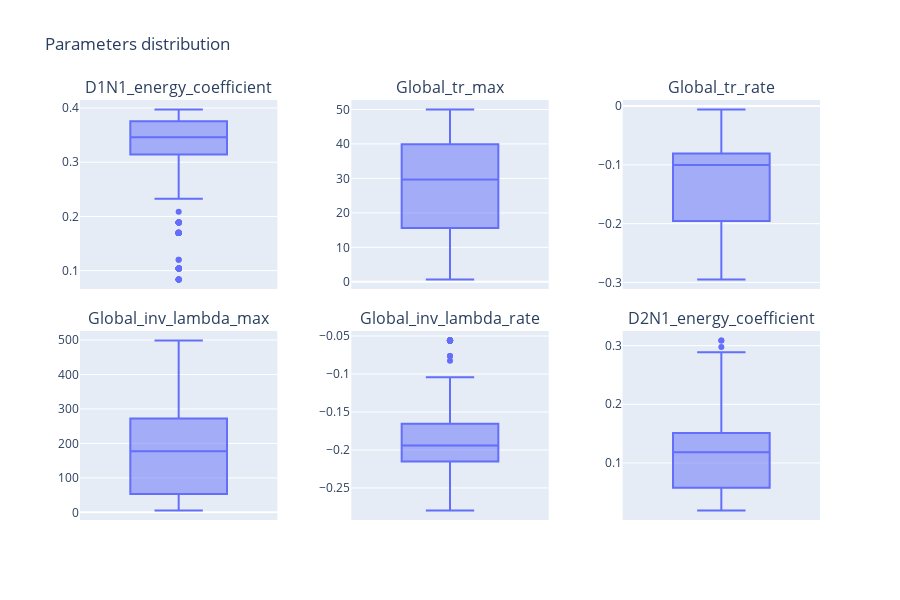

Write notebook code for a chart like this one.
### Code cell
viewer.box_plot(3, nbest=1000)

### Figure 1 — Plotly figure (JSON) as saved in the notebook; plotly's stock layout.template omitted (floating-point values rounded to 4 significant figures; data arrays with more than 128 entries replaced by an {"elided": "..."} marker saying what was removed)
{"data": [{"alignmentgroup": "True", "hovertemplate": "D1N1_energy_coefficient=%{y}<extra></extra>", "legendgroup": "", "marker": {"color": "#636efa"}, "name": "", "notched": false, "offsetgroup": "", "orientation": "v", "showlegend": false, "type": "box", "x0": " ", "xaxis": "x", "y": {"elided": "1000 float values"}, "y0": " ", "yaxis": "y"}, {"alignmentgroup": "True", "hovertemplate": "Global_tr_max=%{y}<extra></extra>", "legendgroup": "", "marker": {"color": "#636efa"}, "name": "", "notched": false, "offsetgroup": "", "orientation": "v", "showlegend": false, "type": "box", "x0": " ", "xaxis": "x2", "y": {"elided": "1000 float values"}, "y0": " ", "yaxis": "y2"}, {"alignmentgroup": "True", "hovertemplate": "Global_tr_rate=%{y}<extra></extra>", "legendgroup": "", "marker": {"color": "#636efa"}, "name": "", "notched": false, "offsetgroup": "", "orientation": "v", "showlegend": false, "type": "box", "x0": " ", "xaxis": "x3", "y": {"elided": "1000 float values"}, "y0": " ", "yaxis": "y3"}, {"alignmentgroup": "True", "hovertemplate": "Global_inv_lambda_max=%{y}<extra></extra>", "legendgroup": "", "marker": {"color": "#636efa"}, "name": "", "notched": false, "offsetgroup": "", "orientation": "v", "showlegend": false, "type": "box", "x0": " ", "xaxis": "x4", "y": {"elided": "1000 float values"}, "y0": " ", "yaxis": "y4"}, {"alignmentgroup": "True", "hovertemplate": "Global_inv_lambda_rate=%{y}<extra></extra>", "legendgroup": "", "marker": {"color": "#636efa"}, "name": "", "notched": false, "offsetgroup": "", "orientation": "v", "showlegend": false, "type": "box", "x0": " ", "xaxis": "x5", "y": {"elided": "1000 float values"}, "y0": " ", "yaxis": "y5"}, {"alignmentgroup": "True", "hovertemplate": "D2N1_energy_coefficient=%{y}<extra></extra>", "legendgroup": "", "marker": {"color": "#636efa"}, "name": "", "notched": false, "offsetgroup": "", "orientation": "v", "showlegend": false, "type": "box", "x0": " ", "xaxis": "x6", "y": {"elided": "1000 float values"}, "y0": " ", "yaxis": "y6"}], "layout": {"annotations": [{"font": {"size": 16}, "showarrow": false, "text": "D1N1_energy_coefficient", "x": 0.1333, "xanchor": "center", "xref": "paper", "y": 1, "yanchor": "bottom", "yref": "paper"}, {"font": {"size": 16}, "showarrow": false, "text": "Global_tr_max", "x": 0.5, "xanchor": "center", "xref": "paper", "y": 1, "yanchor": "bottom", "yref": "paper"}, {"font": {"size": 16}, "showarrow": false, "text": "Global_tr_rate", "x": 0.8667, "xanchor": "center", "xref": "paper", "y": 1, "yanchor": "bottom", "yref": "paper"}, {"font": {"size": 16}, "showarrow": false, "text": "Global_inv_lambda_max", "x": 0.1333, "xanchor": "center", "xref": "paper", "y": 0.45, "yanchor": "bottom", "yref": "paper"}, {"font": {"size": 16}, "showarrow": false, "text": "Global_inv_lambda_rate", "x": 0.5, "xanchor": "center", "xref": "paper", "y": 0.45, "yanchor": "bottom", "yref": "paper"}, {"font": {"size": 16}, "showarrow": false, "text": "D2N1_energy_coefficient", "x": 0.8667, "xanchor": "center", "xref": "paper", "y": 0.45, "yanchor": "bottom", "yref": "paper"}], "height": 600, "title": {"text": "Parameters distribution"}, "width": 900, "xaxis": {"anchor": "y", "domain": [0, 0.2667]}, "xaxis2": {"anchor": "y2", "domain": [0.3667, 0.6333]}, "xaxis3": {"anchor": "y3", "domain": [0.7333, 1]}, "xaxis4": {"anchor": "y4", "domain": [0, 0.2667]}, "xaxis5": {"anchor": "y5", "domain": [0.3667, 0.6333]}, "xaxis6": {"anchor": "y6", "domain": [0.7333, 1]}, "yaxis": {"anchor": "x", "domain": [0.55, 1]}, "yaxis2": {"anchor": "x2", "domain": [0.55, 1]}, "yaxis3": {"anchor": "x3", "domain": [0.55, 1]}, "yaxis4": {"anchor": "x4", "domain": [0, 0.45]}, "yaxis5": {"anchor": "x5", "domain": [0, 0.45]}, "yaxis6": {"anchor": "x6", "domain": [0, 0.45]}}}
